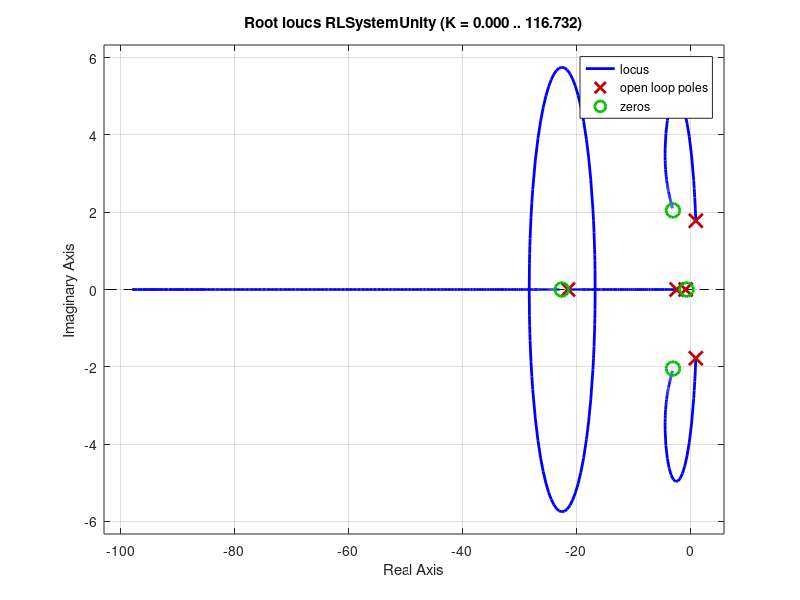

MATLAB code to generate this figure: (Note: this script raises an error after producing the figure.)


% change me
K = 15;
k = K;
t_r = 3;     %seconds, or less
t_s = 7.5;   %seconds, or less
zeta = 0.78; %or more, up to 1

omega_n = 4/(zeta*t_s);
omega_d = omega_n*sqrt(1-zeta*zeta);

% Constants
c1 = 10.8458;
c2 = -13.4583;
c3 = 1;
c4 = -4.0192;
c5 = -3.7792;

p1 = 21.6068 + 3.09722*k*c3 + 0.54638*k*c4;
p2 = -0.0012*k*c4 - 3.4161 + 0.5463*k*c2 + 3.0972*k*c1;
p3 = -21.0659*k*c3 - 42.8779*k*c4 - 0.0012*k*c2 + 0.5463*k*c5 - 146.9644;
p4 = -21.0659*k*c1 - 138.8722 - 42.8779*k*c2 - 0.0012*k*c5;
p5 = -42.8779*k*c5;

s = tf('s');

System = (0.5463*s^3 - 0.001183*s^2 - 42.88*s)/(s^5 + p1*s^4 + p3*s^2 + p4*s + p5)
pole(System)

D = s^5 + 21.608*s^4 - 3.4161*s^3 - 146.9644*s^2 - 138.8722*s;
N = 0.9012*s^4 + 26.2525*s^3 + 149.2205*s^2 + 348.5348*s + 162.0442;

RLSystem = N/D;

RLSystemUnity = feedback(RLSystem,1);

figure(1)
rlocus(RLSystemUnity)
sgrid(zeta,0)

%ltiview(RLSystemUnity)